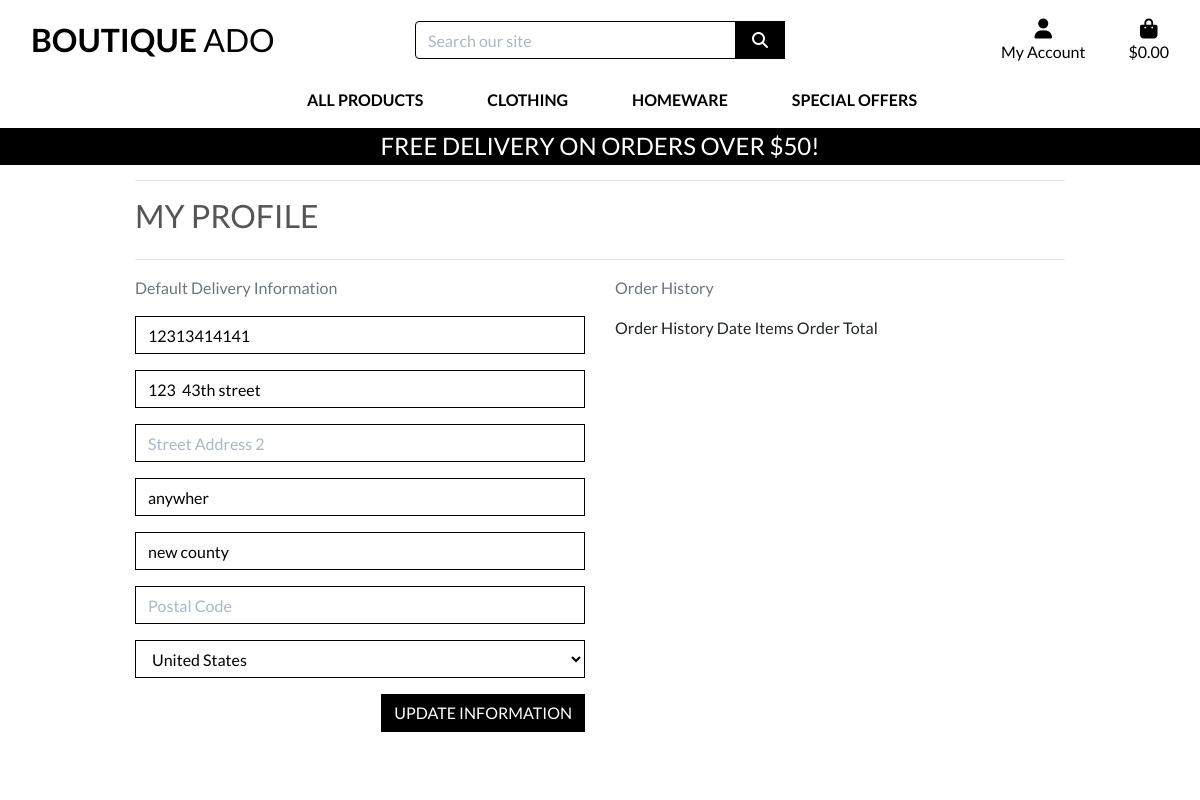
The page /profiles/ (signed in) on the database its author committed.
### profiles/models.py (models this page shows, shortened)
class UserProfile(models.Model):
    user = models.OneToOneField(User, on_delete=models.CASCADE)
    default_phone_number = models.CharField(max_length=20, null=True, blank=True)
    default_street_address1 = models.CharField(max_length=80, null=True, blank=True)
    default_street_address2 = models.CharField(max_length=80, null=True, blank=True)
    default_town_or_city = models.CharField(max_length=40, null=True, blank=True)
    default_county = models.CharField(max_length=80, null=True, blank=True)
    default_postcode = models.CharField(max_length=20, null=True, blank=True)
    default_country = CountryField(blank_label='Country', null=True, blank=True)

### profiles/views.py (the view)
# urls.py: path('', views.profile, name='profile'),
def profile(request):
    profile = get_object_or_404(UserProfile, user=request.user)
    if request.method == 'POST':
        form = UserProfileForm(request.POST, instance=profile)
        if form.is_valid():
            form.save()
            messages.success(request, 'Profile updated successfully')
    form = UserProfileForm(instance=profile)
    orders = profile.orders.all()
    template = 'profiles/profile.html'
    context = {
        'form': form,
        'orders': orders,
        'on_profile_page': True
    }
    return render(request, template, context)

### profiles/forms.py
class UserProfileForm(forms.ModelForm):
    class Meta:
        model = UserProfile
        exclude = ('user',)
    def __init__(self, *args, **kwargs):
        super().__init__(*args, **kwargs)
        placeholders = {
            'default_phone_number': 'Phone Number',
            'default_postcode': 'Postal Code',
            'default_town_or_city': 'Town or City',
            'default_street_address1': 'Street Address 1',
            'default_street_address2': 'Street Address 2',
            'default_county': 'County, State or Locality',
        }
        self.fields['default_phone_number'].widget.attrs['autofocus'] = True
        for field in self.fields:
            if field != 'default_country':
                if self.fields[field].required:
                    placeholder = f'{placeholders[field]} *'
                else:
                    placeholder = placeholders[field]
                self.fields[field].widget.attrs['placeholder'] = placeholder
            self.fields[field].widget.attrs['class'] = 'border-black rounded-0 profile-form-input'
            self.fields[field].label = False

### bag/contexts.py (called while the page is built, shortened)
def bag_contents(request):
    bag_items = []
    total = 0
    product_count = 0
    bag = request.session.get('bag', {})
    if total < settings.FREE_DELIVERY_THRESHOLD:
        delivery = total * Decimal(settings.STANDARD_DELIVERY_PERCENTAGE / 100)
        free_delivery_delta = settings.FREE_DELIVERY_THRESHOLD - total
    else:
        delivery = 0
        free_delivery_delta = 0
    grand_total = delivery + total
    context = {
        'bag_items': bag_items,
        'total': total,
        'product_count': product_count,
        'delivery': delivery,
        'free_delivery_delta': free_delivery_delta,
        'free_delivery_threshold': settings.FREE_DELIVERY_THRESHOLD,
        'grand_total': grand_total,
    }
    return context

### profiles/templates/profiles/profile.html (shortened to what this page needs)
{% extends "base.html" %}
{% load static %}
{% block extra_css %}
    <link rel="stylesheet" href="{% static 'profiles/css/profile.css' %}">
{% endblock %}
{% block page_header %}
    <div class="container header-container">
    </div>
{% endblock %}
{% block content %}
    <div class="overlay"></div>
    <div class="container">
        <div class="row">
            <div class="col">
                <hr>
                <h2 class="logo-font mb-4">My Profile</h2>
                <hr>
            </div>
        </div>
        <div class="row">
            <div class="col-12 col-lg-6">
                <p class="text-muted">Default Delivery Information</p>
                <form class="mt-3" action="{% url 'profile' %}" method="POST" id="profile-update-form">
                    {{ form|crispy }}
                    <button class="btn btn-black rounded-0 text-uppercase float-right">Update Information</button>
                </form>
            </div>
            <div class="col-12 col-lg-6">
                <p class="text-muted">Order History</p>
                <div class="order-history table-responsive">
                    <tabel class="table table-sm table-border-less">
                        <thead>
                            <tr>
                                <th>Order History</th>
                                <th>Date</th>
                                <th>Items</th>
                                <th>Order Total</th>
                            </tr>
                        </thead>
                    </tabel>
                </div>
            </div>
        </div>
{% endblock %}

### static/css/base.css (style rules this page uses)
html { height: 100%; }
body { background: url('/media/homepage_background_cropped.jpg') no-repeat center center fixed; background-size: cover; height: calc(100vh - 164px); color: #555; font-family: 'Lato'; }
.logo-font { text-transform: uppercase; }
.btn-black { background: black; color: white; }
.border-black { border: 1px solid black !important; }
.overlay { height: 100%; width: 100%; top: 0; left: 0; position: fixed; background: white; z-index: -1; }
@media (min-width: 1200px) { .container { max-width: 80%; } }
@media (min-width: 992px) { .header-container { padding-top: 164px; } }

### profiles/static/profiles/css/profile.css (style rules this page uses)
.order-history { max-height: 416px; overflow: auto; }
#profile-update-form .form-control { color: #000; }
#profile-update-form input::placeholder { color: #aab7c4; }
#id_default_country, #id_default_country option:not(:first-child) { color: #000; }

### rows shown on the page
UserProfile: default_phone_number "12313414141", default_street_address1 "123 43th street", default_town_or_city "anywher", default_county "new county", default_country "United States"

### other values the page prints
{{ free_delivery_threshold }} "50"
